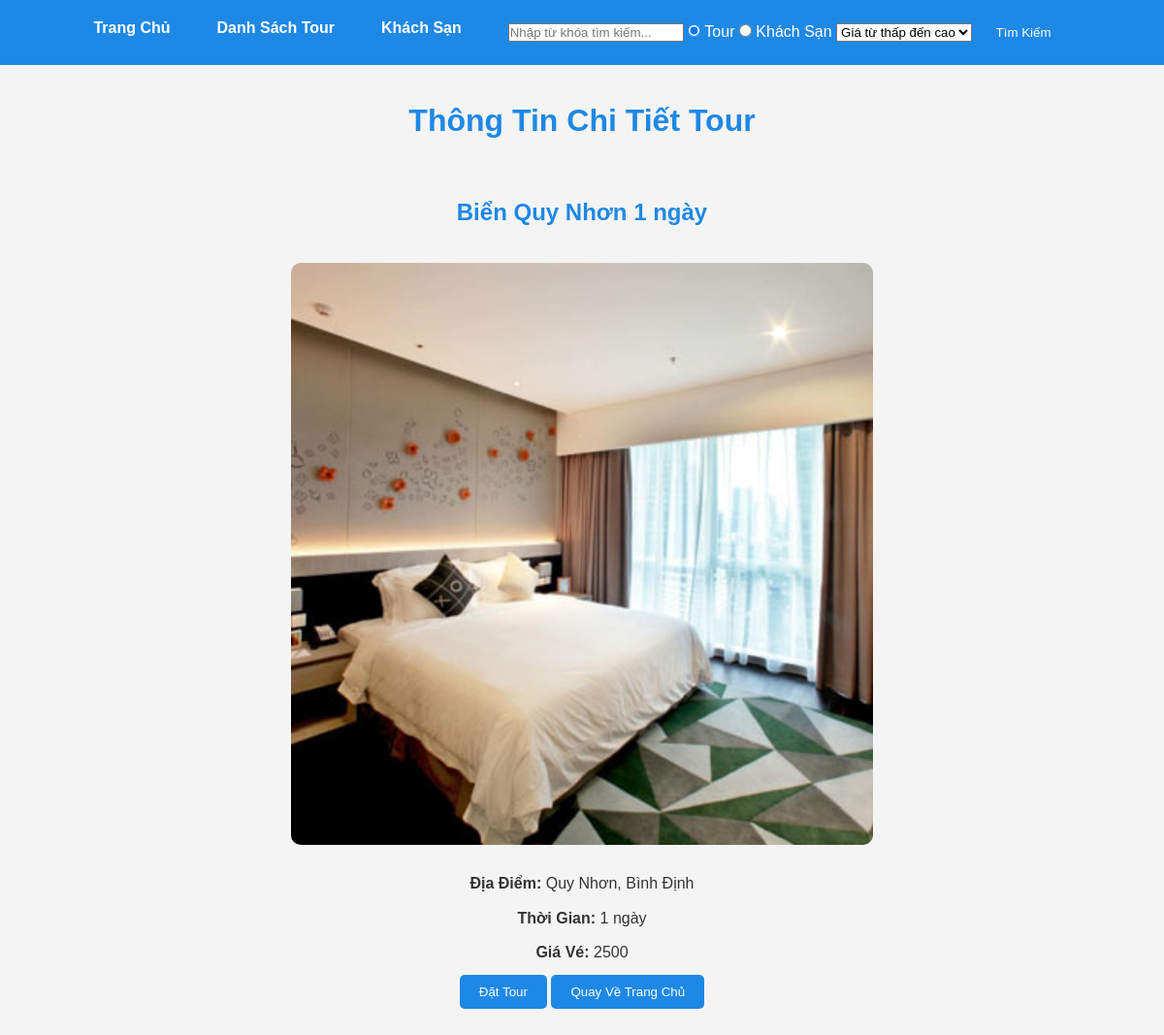
The page /chitiettour.php?matour=050 on the database its author committed.
### tables this page shows
CREATE TABLE `tours` (
  `matour` varchar(20) NOT NULL,
  `tentour` varchar(100) NOT NULL,
  `diadiem` varchar(100) NOT NULL,
  `thoigian` varchar(50) NOT NULL,
  `giave` int(11) NOT NULL,
  `hinhanh` varchar(255) NOT NULL
);

### chitiettour.php (the view, shortened to what this page needs)
<?php
include 'db.php';
if (isset($_GET['matour'])) {
    $matour = $_GET['matour'];
    $sql = "SELECT * FROM tours WHERE matour = '$matour'";
    $result = $conn->query($sql);
    if ($result->num_rows > 0) {
        $row = $result->fetch_assoc();
        $tentour = $row['tentour'];
        $diadiem = $row['diadiem'];
        $thoigian = $row['thoigian'];
        $giave = $row['giave'];
        $hinhanh = $row['hinhanh'];
    } else {
        echo "Không tìm thấy tour!";
    }
} else {
    echo "Mã tour không được cung cấp!";
}
?>
<!DOCTYPE html>
<html lang="en">
<head>
    <link rel="stylesheet" href="css/csstrangchu.css">
</head>
<body>
<header>
    <nav>
        <ul>
        <li><a href="index.php">Trang Chủ</a></li>
            <li><a href="tours.php">Danh Sách Tour</a></li>
            <li><a href="khachsan.php">Khách Sạn</a></li>
            <li>
                <form action="timkiem.php" method="GET">
                    <input type="text" name="keyword" placeholder="Nhập từ khóa tìm kiếm..." required>
                    <label><input type="radio" name="filter" value="tour" checked> Tour</label>
                    <label><input type="radio" name="filter" value="khachsan"> Khách Sạn</label>
                    <select name="sort_order">
                        <option value="asc">Giá từ thấp đến cao</option>
                    </select>
                    <button type="submit">Tìm Kiếm</button>
                </form>
            </li>
        </ul>
    </nav>
</header>
<h1>Thông Tin Chi Tiết Tour</h1>
<div class="tour-detail">
    <?php
    if (isset($tentour)) {
        echo "<h2>$tentour</h2>";
        echo "<img src='$hinhanh' alt='Hình Ảnh Tour'>";
        echo "<p><strong>Địa Điểm:</strong> $diadiem</p>";
        echo "<p><strong>Thời Gian:</strong> $thoigian</p>";
        echo "<p><strong>Giá Vé:</strong> $giave</p>";
        echo "<button onclick=\"window.location.href='dattour.php?matour=" . htmlspecialchars($matour) . "'\">Đặt Tour</button>";
    }
    ?>
    <button onclick="window.location.href='index.php'">Quay Về Trang Chủ</button>
</div>
</body>
</html>

### css/csstrangchu.css (style rules this page uses)
* { margin: 0; padding: 0; box-sizing: border-box; }
body { font-family: Arial, sans-serif; line-height: 1.6; background-color: #f4f4f4; color: #333; }
header { background-color: #1e88e5; color: white; padding: 1rem 0; }
header nav ul { list-style: none; display: flex; justify-content: center; }
header nav ul li { margin: 0 1.5rem; }
header nav ul li a { color: white; text-decoration: none; font-weight: bold; transition: color 0.3s ease; }
h1, h2 { text-align: center; margin: 2rem 0; color: #1e88e5; }
a { color: black; text-decoration: none; }
button { background-color: #1e88e5; color: white; border: none; padding: 10px 20px; border-radius: 5px; cursor: pointer; transition: background-color 0.3s ease; }

### chitiettour.php (style rules this page uses)
.tour-detail { text-align: center; margin: 50px auto; max-width: 600px; }
.tour-detail img { width: 100%; border-radius: 10px; margin-bottom: 20px; }
.tour-detail p { margin-bottom: 10px; }

### rows shown on the page
tours: tentour "Biển Quy Nhơn 1 ngày", hinhanh (picture), diadiem "Quy Nhơn, Bình Định", thoigian "1 ngày", giave "2500"
